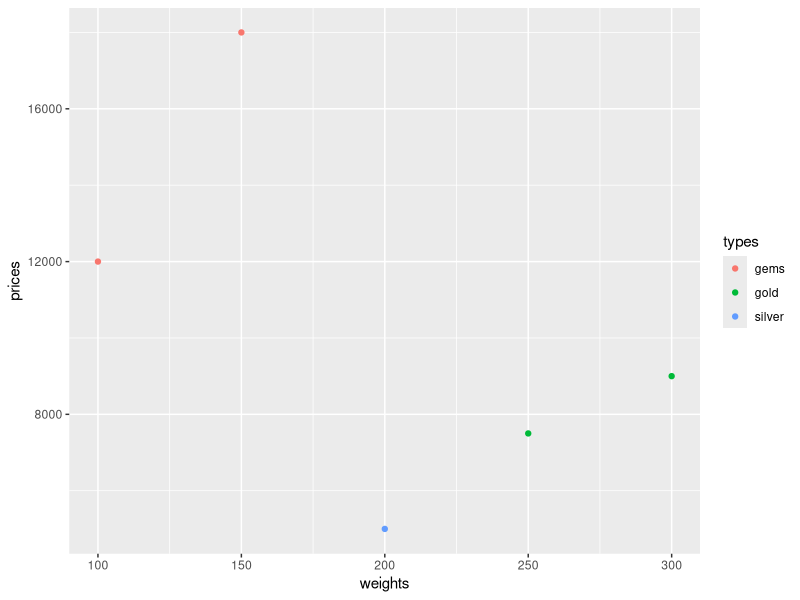

The R script that drew this image:
install.packages("ggplot2")
weights <- c(300, 200, 100, 250, 150)
prices <- c(9000, 5000, 12000, 7500, 18000)
chests <- c('gold', 'silver', 'gems', 'gold', 'gems')
types <- factor(chests)
library("ggplot2")
qplot(weights, prices, color = types)